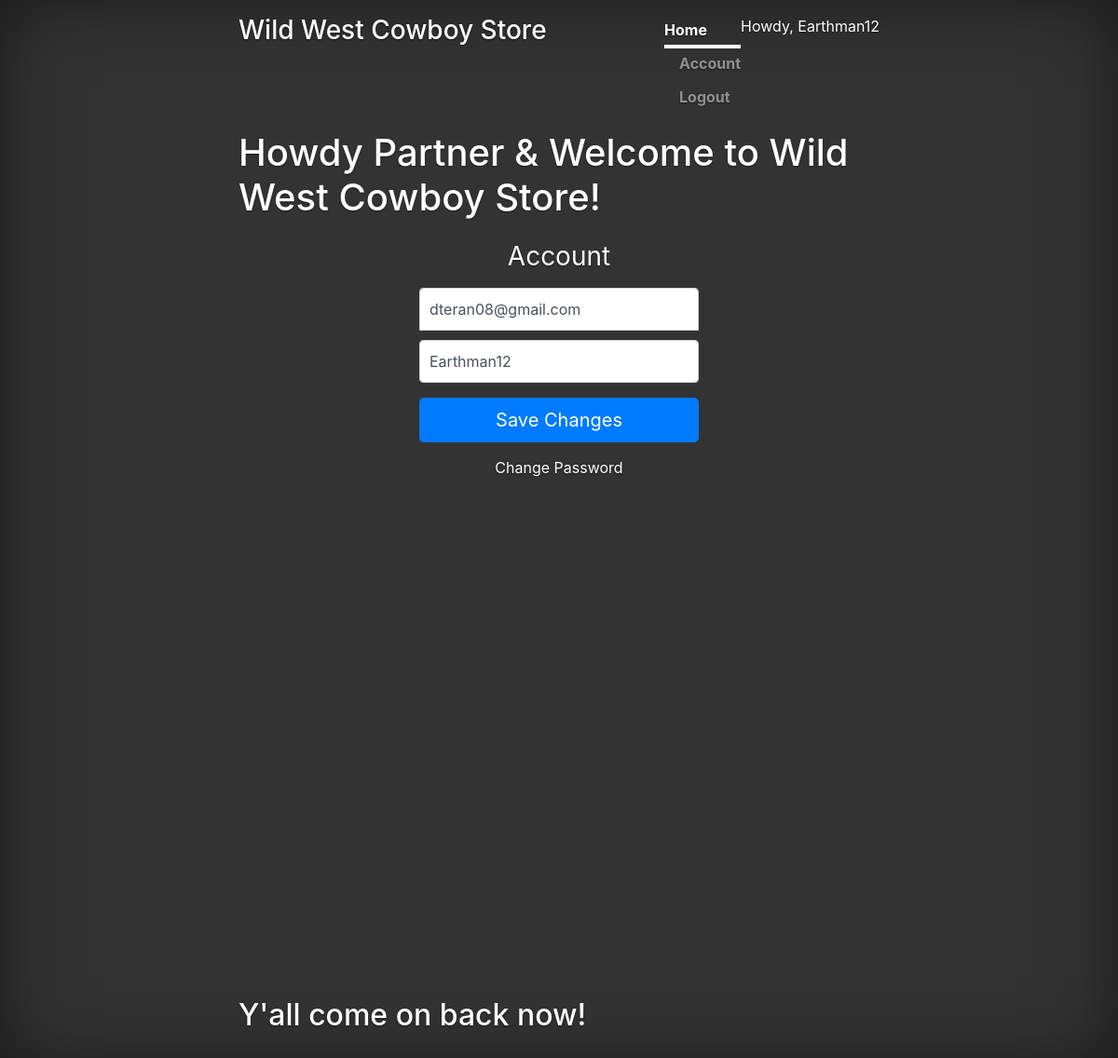
The app's page /account/ (signed in) with its own data.
### account/models.py (models this page shows, shortened)
class Account(AbstractBaseUser):
    email = models.EmailField(verbose_name="email", max_length=70, unique=True)
    username = models.CharField(verbose_name="username", max_length=40, unique=True)
    first_name = models.CharField(verbose_name="first_name", max_length=30)
    last_name = models.CharField(verbose_name="last_name", max_length=30)
    date_joined = models.DateField(verbose_name="date_joined", auto_now_add=True)
    last_login = models.DateField(verbose_name="last_login", auto_now_add=True)
    is_admin = models.BooleanField(default=False)
    is_active = models.BooleanField(default=True)
    is_staff = models.BooleanField(default=False)
    is_superuser = models.BooleanField(default=False)
    USERNAME_FIELD = 'email'
    REQUIRED_FIELDS = ['username', 'first_name', 'last_name']
    objects = MyAccountManager()

### account/views.py (the view)
# urls.py: path('account/', account_view, name = "account"),
def account_view(request):
    if not request.user.is_authenticated:
        return redirect("login")
    context = {}
    if request.POST:
        form = AccountUpdateForm(request.POST, instance=request.user)
        if form.is_valid():
            form.initial = {
                "email" : request.POST['email'],
                "username" : request.POST['username'],
            }
            form.save()
            context['success_message'] = "You're updated Partner!"
    else:
        form = AccountUpdateForm(
            initial = {
                "email": request.user.email,
                "username": request.user.username,
            }
        )
    context['account_form'] = form
    return render(request, 'account/account.html', context)

### account/forms.py (shortened to what this page needs)
class AccountUpdateForm(forms.ModelForm):
    class Meta:
        model= Account
        fields = ('email', 'username')

### account/templates/account/account.html (shortened to what this page needs)
{% extends 'base.html' %}
{% block content %}
<form class="form-signin" method = "POST">
    <h1 class="h3 mb-3 font-weight-normal">Account</h1>
    <input type="email" name = "email" id="inputEmail" class="form-control" placeholder="Email address" required autofocus value = "{{account_form.initial.email}}">
    <input type="text" name = "username" id="inputUsername" class="form-control" placeholder="Username" required value = "{{account_form.initial.username}}">
    <button class="btn btn-lg btn-primary btn-block" type="submit">Save Changes</button>
</form>
<div class = "d-flex flex-column">
    <a class = "m-auto" href = "{% url 'password_change' %}">Change Password</a>
</div>
{% endblock content %}

### templates/snippets/header.html (shortened to what this page needs)
<link rel="stylesheet" href="https://stackpath.bootstrapcdn.com/bootstrap/4.3.1/css/bootstrap.min.css">
<div class="cover-container d-flex w-100 h-100 p-3 mx-auto flex-column">
    <header class="masthead mb-auto">
      <div class="inner">
        <h3 class="masthead-brand">Wild West Cowboy Store</h3>
        <nav class="nav nav-masthead justify-content-center">
            {% if request.user.is_authenticated %}
                <p>
                    <a class="nav-link active" href = "{% url 'home' %}">Home</a>
                    <a class="nav-link" href = "{% url 'account' %}">Account</a>
                    <a class="nav-link" href = "{% url 'logout' %}">Logout</a>
                </p>
                <p>Howdy, {{request.user.username}}</p>
            {% else %}
                <p>
                    <a class="nav-link active" href = "{% url 'home' %}">Home</a>
                    <a class="nav-link" href = "{% url 'register' %}">Register</a>
                    <a class="nav-link" href = "{% url 'login' %}">Login</a>
                </p>
            {% endif %}
        </nav>
      </div>
    </header>
<h1>Howdy Partner & Welcome to Wild West Cowboy Store!</h1>

### templates/snippets/header.html (style rules this page uses)
a, a:focus, a:hover { color: #fff; }
html, body { height: 100%; background-color: #333; }
body { display: -ms-flexbox; display: flex; color: #fff; text-shadow: 0 .05rem .1rem rgba(0, 0, 0, .5); box-shadow: inset 0 0 5rem rgba(0, 0, 0, .5); }
.cover-container { max-width: 60%; }
.masthead { margin-bottom: 2rem; }
.masthead-brand { margin-bottom: 0; }
.nav-masthead .nav-link { padding: .25rem 0; font-weight: 700; color: rgba(255, 255, 255, .5); background-color: transparent; border-bottom: .25rem solid transparent; }
.nav-masthead .nav-link + .nav-link { margin-left: 1rem; }
.nav-masthead .active { color: #fff; border-bottom-color: #fff; }
@media (min-width: 48em) { .masthead-brand { float: left; } }
@media (min-width: 48em) { .nav-masthead { float: right; } }

### account/templates/account/account.html (style rules this page uses)
.form-signin { width: 100%; max-width: 330px; padding: 15px; margin: auto; }
.form-signin .form-control { position: relative; box-sizing: border-box; height: auto; padding: 10px; font-size: 16px; }
.form-signin input[type="email"] { margin-bottom: 10px; border-bottom-right-radius: 0; border-bottom-left-radius: 0; }
.h3 { text-align: center; }

### records on screen
Account: user.username "Earthman12", email "dteran08@gmail.com", username "Earthman12"
